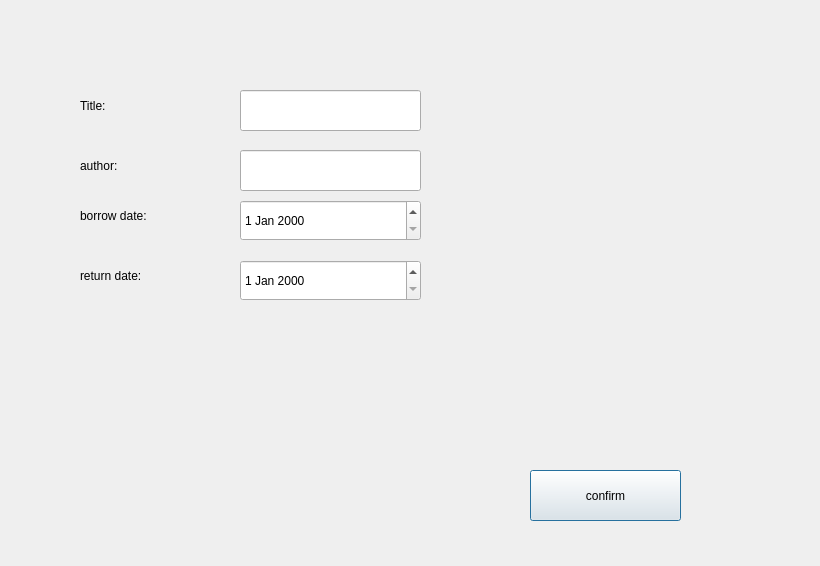
<?xml version="1.0" encoding="UTF-8"?>
<ui version="4.0">
 <class>borrow</class>
 <widget class="QDialog" name="borrow">
  <property name="geometry">
   <rect>
    <x>0</x>
    <y>0</y>
    <width>820</width>
    <height>566</height>
   </rect>
  </property>
  <property name="windowTitle">
   <string>Dialog</string>
  </property>
  <widget class="QPushButton" name="pushButton">
   <property name="geometry">
    <rect>
     <x>530</x>
     <y>470</y>
     <width>151</width>
     <height>51</height>
    </rect>
   </property>
   <property name="text">
    <string>confirm</string>
   </property>
  </widget>
  <widget class="QLabel" name="label">
   <property name="geometry">
    <rect>
     <x>80</x>
     <y>80</y>
     <width>141</width>
     <height>51</height>
    </rect>
   </property>
   <property name="styleSheet">
    <string notr="true">
font: 700 15pt &quot;Urdu Typesetting&quot;;</string>
   </property>
   <property name="text">
    <string>Title:</string>
   </property>
  </widget>
  <widget class="QLabel" name="label_2">
   <property name="geometry">
    <rect>
     <x>80</x>
     <y>140</y>
     <width>141</width>
     <height>51</height>
    </rect>
   </property>
   <property name="styleSheet">
    <string notr="true">
font: 700 15pt &quot;Urdu Typesetting&quot;;</string>
   </property>
   <property name="text">
    <string>author:</string>
   </property>
  </widget>
  <widget class="QLabel" name="label_3">
   <property name="geometry">
    <rect>
     <x>80</x>
     <y>190</y>
     <width>141</width>
     <height>51</height>
    </rect>
   </property>
   <property name="styleSheet">
    <string notr="true">
font: 700 15pt &quot;Urdu Typesetting&quot;;</string>
   </property>
   <property name="text">
    <string>borrow date:</string>
   </property>
  </widget>
  <widget class="QLabel" name="label_4">
   <property name="geometry">
    <rect>
     <x>80</x>
     <y>250</y>
     <width>141</width>
     <height>51</height>
    </rect>
   </property>
   <property name="styleSheet">
    <string notr="true">
font: 700 15pt &quot;Urdu Typesetting&quot;;</string>
   </property>
   <property name="text">
    <string>return date:</string>
   </property>
  </widget>
  <widget class="QDateEdit" name="borrow_date">
   <property name="geometry">
    <rect>
     <x>240</x>
     <y>200</y>
     <width>181</width>
     <height>41</height>
    </rect>
   </property>
  </widget>
  <widget class="QDateEdit" name="return_date">
   <property name="geometry">
    <rect>
     <x>240</x>
     <y>260</y>
     <width>181</width>
     <height>41</height>
    </rect>
   </property>
  </widget>
  <widget class="QLineEdit" name="title">
   <property name="geometry">
    <rect>
     <x>240</x>
     <y>90</y>
     <width>181</width>
     <height>41</height>
    </rect>
   </property>
  </widget>
  <widget class="QLineEdit" name="author">
   <property name="geometry">
    <rect>
     <x>240</x>
     <y>150</y>
     <width>181</width>
     <height>41</height>
    </rect>
   </property>
  </widget>
 </widget>
 <resources/>
 <connections/>
</ui>
